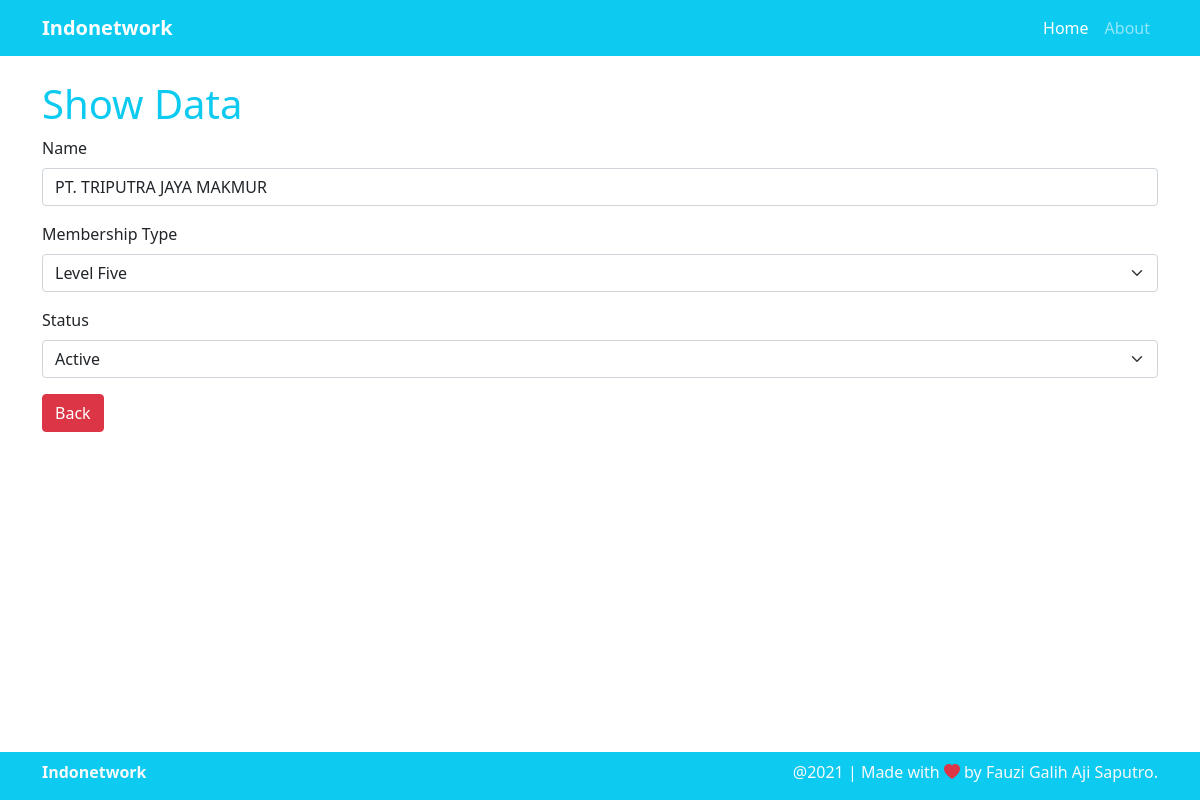
/packages/views/show.php?id=86, run on the app's committed database.
### tables this page shows
CREATE TABLE `companies`  (
  `id` int(32) NOT NULL AUTO_INCREMENT,
  `name` varchar(255) NOT NULL,
  `membership_type` int(32) NOT NULL,
  `status` int(32) NOT NULL,
  `updated_at` datetime(0) NOT NULL,
  PRIMARY KEY (`id`) USING BTREE
);

### packages/models/Companies.php (called while the page is built, shortened)
<?php
class Companies {
    public $mysqli;
    public function __construct($connect)
    {
        $this->mysqli = $connect;
    }
    public function view($id = null, $page = 1)
    {
        $limit = 5;
        $start = ($page - 1) * $limit;
        $sql = "SELECT ROW_NUMBER() OVER (ORDER BY membership_type DESC, updated_at DESC) AS nomor, id, name, membership_type, status, updated_at FROM companies ORDER BY membership_type DESC, updated_at DESC LIMIT $start, $limit";
        if ($id !== null) $sql = "SELECT * FROM companies WHERE id = $id";
        $query = mysqli_query($this->mysqli, $sql);
        return $query;
    }
}

### packages/views/settings.php (called while the page is built, shortened)
<?php
$app_name = "indonetwork";
$base_url = "http://localhost/" . $app_name;

### packages/views/_form.php (the view, shortened to what this page needs)
<form method="post" action="">
  <div class="mb-3">
      <label class="form-label">Name</label>
      <input name="name" type="text" class="form-control" placeholder="Name Company" value="<?= $row->name ?? '' ?>">
  </div>
  <div class="mb-3">
      <label class="form-label">Membership Type</label>
      <select name="membership_type" class="form-select" aria-label="Default select example">
        <option value="<?= $row->membership_type ?? '' ?>"selected><?= $model::MEMBERSHIP[$row->membership_type ?? ''] ?? '-- Select --' ?></option>
      </select>
  </div>
  <div class="mb-3">
      <label class="form-label">Status</label>
      <select name="status" class="form-select" aria-label="Default select example">
        <option value="<?= $row->status ?? '' ?>" selected><?= $model::STATUS[$row->status ?? ''] ?? '-- Select --' ?></option>
      </select>
  </div>
  <a href="<?= $base_url ?>" class="btn btn-danger">Back</a>
</form>

### resources/main.css (style rules this page uses)
body { display: -webkit-box; display: -ms-flexbox; display: flex; -webkit-box-orient: vertical; -webkit-box-direction: normal; -ms-flex-direction: column; flex-direction: column; -webkit-box-pack: justify; -ms-flex-pack: justify; justify-content: space-between; min-height: 100vh; }

### data on the page
companies: name "PT. TRIPUTRA JAYA MAKMUR", membership_type "Level Five", status "Active"
